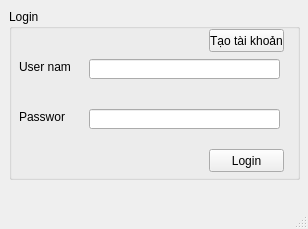
<?xml version="1.0" encoding="UTF-8"?>
<ui version="4.0">
 <class>Login</class>
 <widget class="QMainWindow" name="Login">
  <property name="geometry">
   <rect>
    <x>0</x>
    <y>0</y>
    <width>308</width>
    <height>229</height>
   </rect>
  </property>
  <property name="windowTitle">
   <string>MainWindow</string>
  </property>
  <widget class="QWidget" name="centralwidget">
   <widget class="QGroupBox" name="groupBox">
    <property name="geometry">
     <rect>
      <x>9</x>
      <y>9</y>
      <width>291</width>
      <height>171</height>
     </rect>
    </property>
    <property name="title">
     <string>Login</string>
    </property>
    <widget class="QLabel" name="label">
     <property name="geometry">
      <rect>
       <x>10</x>
       <y>50</y>
       <width>51</width>
       <height>16</height>
      </rect>
     </property>
     <property name="text">
      <string>User name</string>
     </property>
    </widget>
    <widget class="QLabel" name="label_2">
     <property name="geometry">
      <rect>
       <x>10</x>
       <y>100</y>
       <width>46</width>
       <height>16</height>
      </rect>
     </property>
     <property name="text">
      <string>Password</string>
     </property>
    </widget>
    <widget class="QLineEdit" name="lineEdit">
     <property name="geometry">
      <rect>
       <x>80</x>
       <y>50</y>
       <width>191</width>
       <height>20</height>
      </rect>
     </property>
    </widget>
    <widget class="QLineEdit" name="lineEdit_2">
     <property name="geometry">
      <rect>
       <x>80</x>
       <y>100</y>
       <width>191</width>
       <height>20</height>
      </rect>
     </property>
     <property name="echoMode">
      <enum>QLineEdit::Password</enum>
     </property>
    </widget>
    <widget class="QPushButton" name="pushButton">
     <property name="geometry">
      <rect>
       <x>200</x>
       <y>140</y>
       <width>75</width>
       <height>23</height>
      </rect>
     </property>
     <property name="text">
      <string>Login</string>
     </property>
    </widget>
    <widget class="QPushButton" name="pushButton_2">
     <property name="geometry">
      <rect>
       <x>200</x>
       <y>20</y>
       <width>75</width>
       <height>23</height>
      </rect>
     </property>
     <property name="text">
      <string>Tạo tài khoản</string>
     </property>
    </widget>
   </widget>
  </widget>
  <widget class="QMenuBar" name="menubar">
   <property name="geometry">
    <rect>
     <x>0</x>
     <y>0</y>
     <width>308</width>
     <height>22</height>
    </rect>
   </property>
  </widget>
  <widget class="QStatusBar" name="statusbar"/>
 </widget>
 <resources/>
 <connections/>
</ui>
